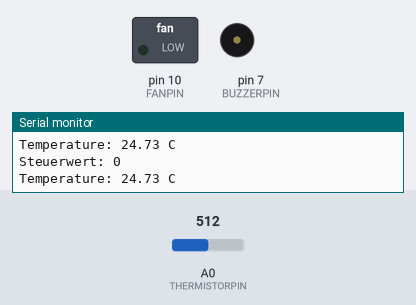
The sketch below on a simulated Arduino Uno, built with avr-gcc and run on an emulated ATmega328P. Parts: switched loads named in the sketch (green lamp = pin HIGH), buzzer (waves = sounding, pin HIGH), the last lines printed to the serial monitor. Inputs (shaded band) come from the test bench; at power-on: A0 (THERMISTORPIN) = 512.

Above: at 1.2 s.
1.3 s: A0 (THERMISTORPIN) set to 526
At 2.0 s:
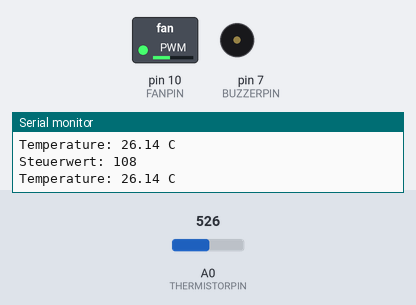
2.8 s: A0 (THERMISTORPIN) set to 716
At 3.4 s:
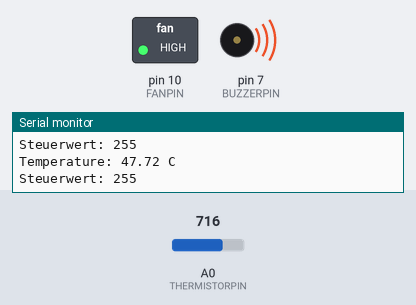
5.8 s: A0 (THERMISTORPIN) set to 705
8.8 s: A0 (THERMISTORPIN) set to 682
At 9.6 s:
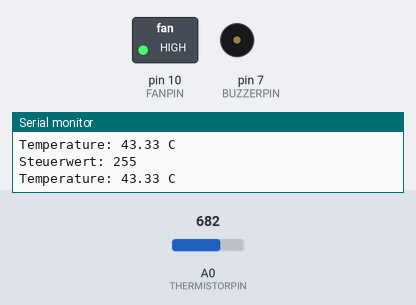
11.8 s: A0 (THERMISTORPIN) set to 900
At 12.4 s:
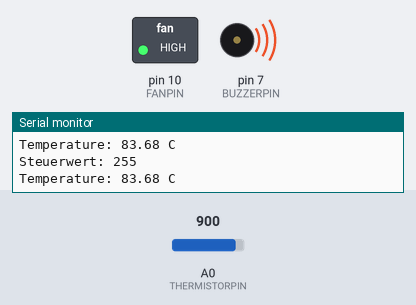
Timing chart, 0 to 15.8 s (numbered marks = the images above; inputs shaded):
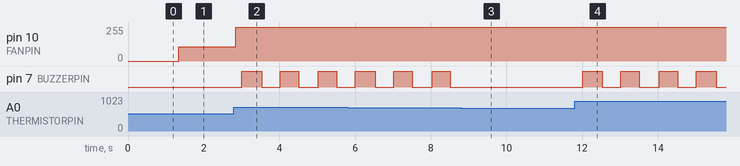

The sketch:

TempLueft.ino
```cpp
#define THERMISTORPIN 0
#define BUZZERPIN 7
#define FANPIN 10

#define ALARMTHRESHOLD 45.0

#define FANSTARTTEMPERATURE 25
#define FANSTARTPWM 90
#define CURVESTEEPNESS 16.5

#define R1 10000.0
#define C1 1.009249522e-03
#define C2 2.378405444e-04
#define C3 2.019202697e-07


float R2;
float T;
long startTime;
int pwmSteering = 0;


void setup()
{
	pinMode(BUZZERPIN, OUTPUT);
	pinMode(FANPIN, OUTPUT);
	startTime = millis();
	Serial.begin(9600);
}

void loop()
{
	R2 = R1 * (1023.0 / (float)analogRead(THERMISTORPIN) - 1.0);
	T = (1.0 / (C1 + C2*log(R2) + C3*log(R2)*log(R2)*log(R2)))- 273.15;

	Serial.print("Temperature: ");
	Serial.print(T);
	Serial.println(" C");

	if(T > ALARMTHRESHOLD)
	{
		beep();
	}
	else
	{
		digitalWrite(BUZZERPIN, LOW);
	}

	steerFan(T);
}

void beep()
{
	if((millis()-startTime) % 1000 < 500)
	{
		digitalWrite(BUZZERPIN, HIGH);
	}
	else
	{
		digitalWrite(BUZZERPIN, LOW);
	}

}

void steerFan(float temperature)
{
	pwmSteering = (int)(u(temperature - FANSTARTTEMPERATURE)*(CURVESTEEPNESS * (temperature - FANSTARTTEMPERATURE)  + FANSTARTPWM));
	if(pwmSteering > 255)
	{
		pwmSteering = 255;
	}
	analogWrite(FANPIN, pwmSteering);
	Serial.print("Steuerwert: ");
	Serial.println(pwmSteering);
}

float u(float x)
{
	if(x >= 0)
	{
		return 1;
	}
	else
	{
		return 0;
	}

}
```

Measured:
- the behaviour switches between 514 and 515 on A0 (THERMISTORPIN) (found by bisection; images 0 and 1)
- the behaviour switches between 696 and 695 on A0 (THERMISTORPIN) (found by bisection; images 2 and 3)
- after the input at 1.3 s, pin 10 (FANPIN): 0/255 → 108/255 at once
- after the input at 2.8 s, pin 10 (FANPIN): 108/255 → 255/255 at once; pin 7 (BUZZERPIN): alternates HIGH for 0.49 s and LOW for 0.51 s, starting after 0.20 s
- after the input at 8.8 s, pin 7 (BUZZERPIN): stops changing and stays LOW
- after the input at 11.8 s, pin 7 (BUZZERPIN): alternates HIGH for 0.51 s and LOW for 0.49 s, starting after 0.21 s
